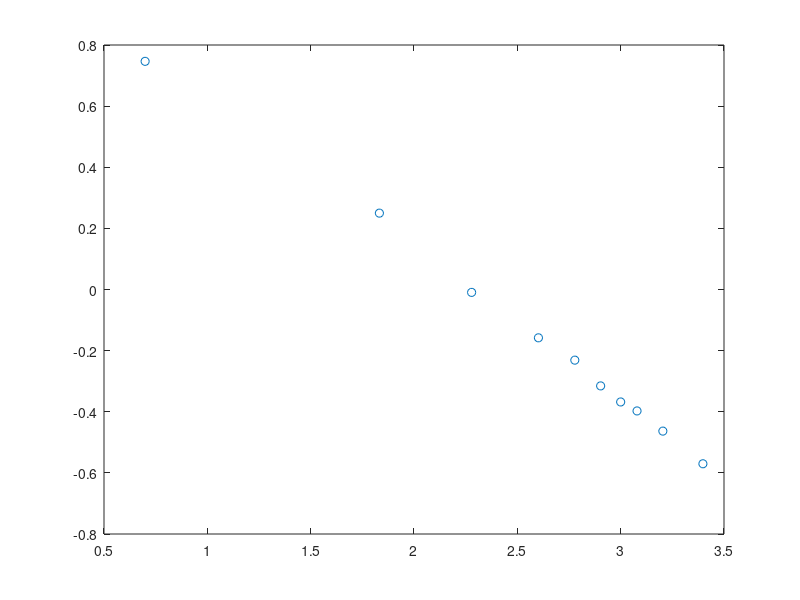

Reproduce this figure in MATLAB.
clear all
%L = logspace(0, 2, 20);

% Measured with luximeter
measuredL1 = [160, 222, 356, 1290, 733, 3, 1620 ];
measuredV1 = [3.7, 3.93, 4.11, 4.58, 4.35, 2.51, 4.61 ];

% Measured with smartphone on arduino 1
measuredL2 = [5 60 229 400 600 800 1000 1200 1600 2500];
measuredV2 = [1.75 2.52 3.5 3.92 4.09 4.19 4.27 4.31 4.44 4.54];

% Measured with smartphone on arduino 2
measuredL3 = [5 68 190 400 600 800 1000 1200 1600 2500];
measuredV3 = [0.76 1.80 233 2.95 3.15 3.37 3.50 3.57 3.72 3.94];

%Simulation Parameters
%gama = -1;
Vcc = 5;
%R1 = 1000;
%k = 100;

%R2 = k*(L.^gama);
%Vi = Vcc * (R1 ./ (R1 + R2));

xi = log10(measuredL3);
yi = log10(Vcc./measuredV3 - 1);
plot(xi, yi, 'o');

%Getting slope parameters ( y = mx + b )
p = polyfit(xi, yi, 1);
m = p(1)
b = p(2)

C = 10^(-b/m)
